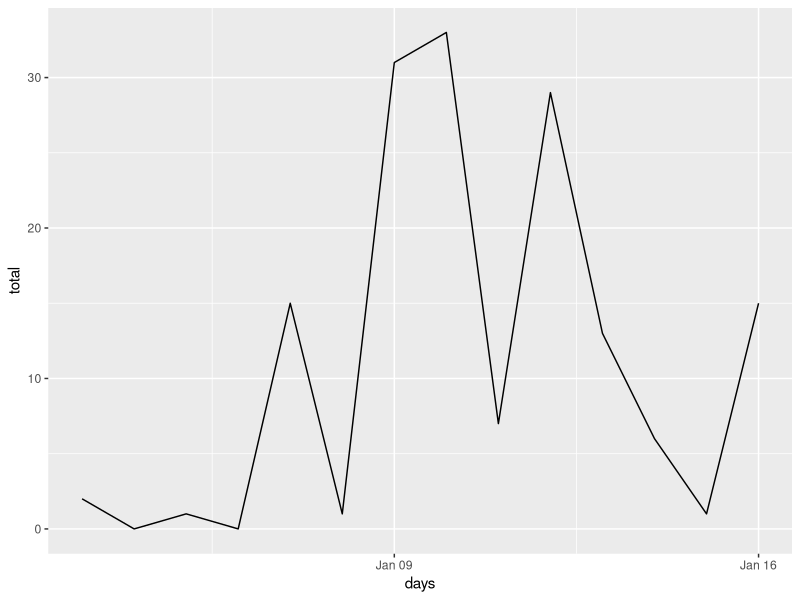
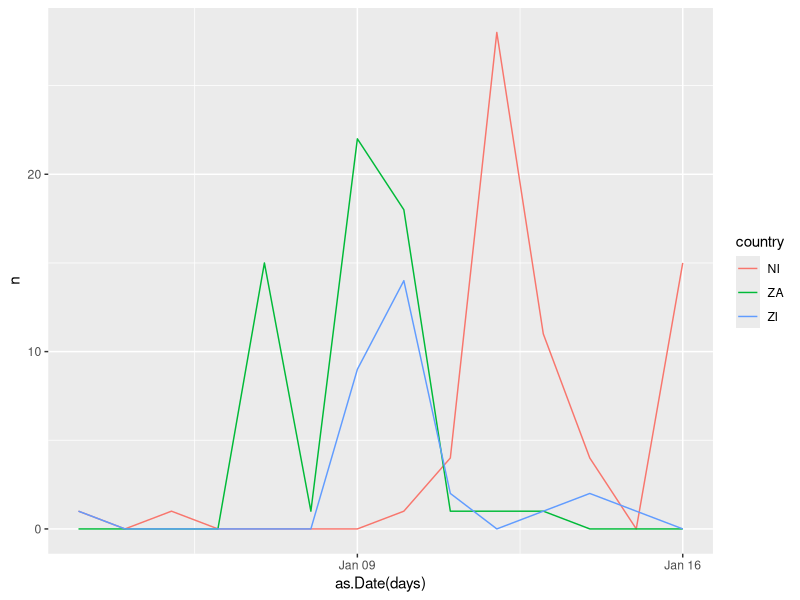
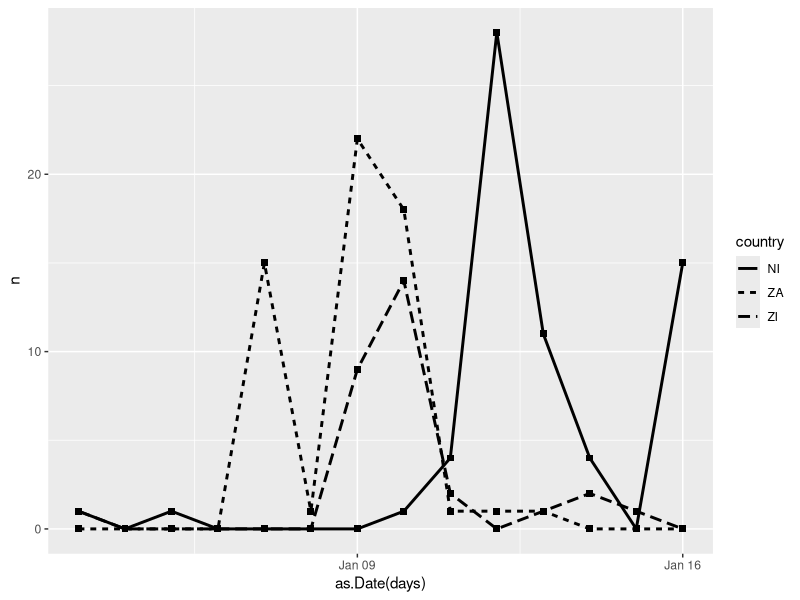

Write the R code that produced these figures, in order.
## ---- chunk 1
library(dplyr)
library(ggplot2)
library(RColorBrewer)
china_2weeks <- read.csv("china_2weeks.csv", stringsAsFactors = FALSE)
dailybreaks <- seq(min(as.Date(china_2weeks$days)),
                   max(as.Date(china_2weeks$days)),
                   by="2 day")
## ---- chunk 2
china_all <- summarize(group_by(china_2weeks, days), total = sum(n))
china_all$days <- as.Date(china_all$days)

## ---- chunk 3
ggplot(china_all, aes(x = days, y = total))+
  geom_line()
## ---- chunk 4
ggplot(china_2weeks, aes(x = as.Date(days), y = n, color = country))+
  geom_line()
## ---- chunk 5
ggplot(china_2weeks, aes(x = as.Date(days), y = n, linetype = country))+
  geom_line(size = 1) +
  geom_point(shape = 15, size = 2)
